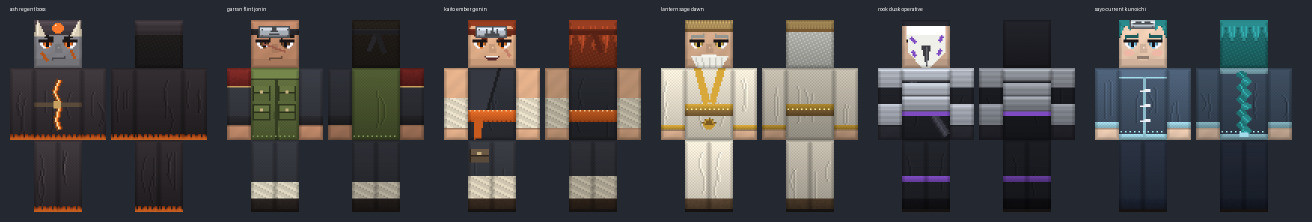
#> input picture release/evidence/original-shinobi-skins-256-20261113.png, 2624 x 444 px (shown at 1/2 size)
$ python front_compare.py ../../release/evidence/original-shinobi-skins-256-20261113.png ../../release/evidence/dodge-4way-20261113.png ../../release/evidence/dodge-4way-20261113.png
#> lines starting #> are read from the running program, lines starting #| are printed output that depends on the picture
"""Show the source figure next to the actual native front UVs on a level biped."""
from io import BytesIO
from pathlib import Path
from zipfile import ZipFile
import sys

from PIL import Image, ImageDraw
from native import Band
from outfit import DESIGNS, FACE_ORDER, ORIGINS
from proof import font


def front_cells():
    head,chest,leg,boot=(Band(y,160) for y in (80,100,132,145))
    front=FACE_ORDER.index("front")
    yield head.box(8,8,8)[front],(4,0)
    yield chest.box(8,12,4)[front],(4,8)
    for arm_x,leg_x in ((0,4),(12,8)):
        yield chest.box(4,12,4)[front],(arm_x,8)
        chest.box(4,2,4)
        chest.box(4,3,1)
        yield leg.box(4,7,4)[front],(leg_x,20)
        leg.box(4,3,1)
        yield boot.box(4,5,4)[front],(leg_x,27)
        boot.box(4,2,5)


def compare(reference,jar,output):
    sheet=Image.new("RGB",(1620,1254),"#141922")
    draw=ImageDraw.Draw(sheet)
    with ZipFile(jar) as archive:
        for i,(key,design) in enumerate(DESIGNS.items()):
            x,y=i%3*540,i//3*418
            draw.text((x+14,y+6),design.title,font=font(25,True),fill="white")
            ox,oy=ORIGINS[i]
            ref=reference.crop((ox+17,oy,ox+145,oy+172)).resize((256,344),Image.Resampling.NEAREST)
            sheet.paste(ref,(x+12,y+40))
            raw=archive.read(f"assets/hvbijuu/textures/armor/{key}.png")
            with Image.open(BytesIO(raw)) as atlas:
                scale=atlas.width//256
                for box,(px,py) in front_cells():
                    tile=atlas.crop(tuple(n*scale for n in box)).convert("RGBA")
                    tile=tile.resize(((box[2]-box[0])*10,(box[3]-box[1])*10),Image.Resampling.LANCZOS)
                    sheet.paste(tile,(x+325+px*10,y+52+py*10),tile)
            draw.text((x+12,y+388),"Original",font=font(15),fill="white")
            draw.text((x+306,y+388),"Front texture placement",font=font(15),fill="white")
    sheet.save(output)


if __name__=="__main__":
    compare(Image.open(sys.argv[1]),Path(sys.argv[2]),Path(sys.argv[3]))
#> in compare, `sheet=Image.new("RGB",(1620,1254),"#141922")`:
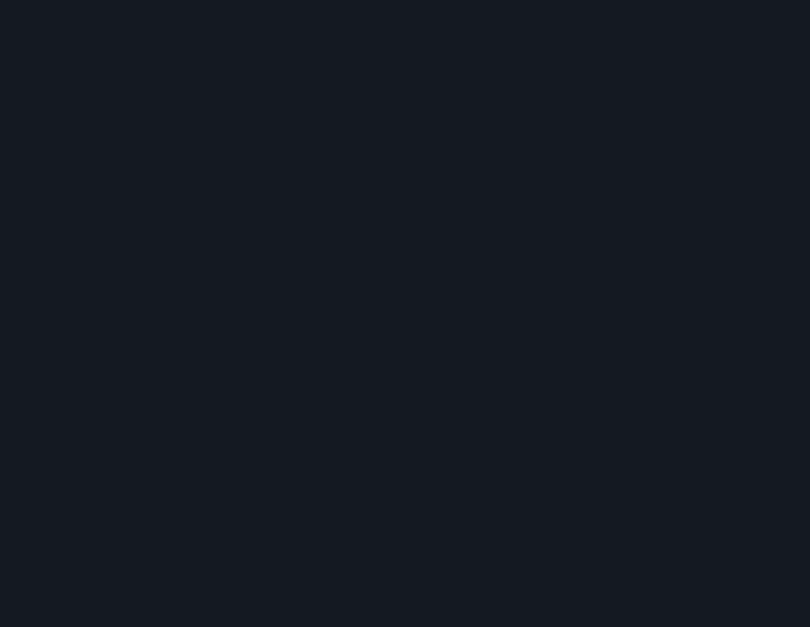
#> sheet: PIL image 1620x1254 RGB (shown at 1/2 size); mean R, G, B 20, 25, 34
#> (the run stopped early here; a loop or call above may not have finished)
